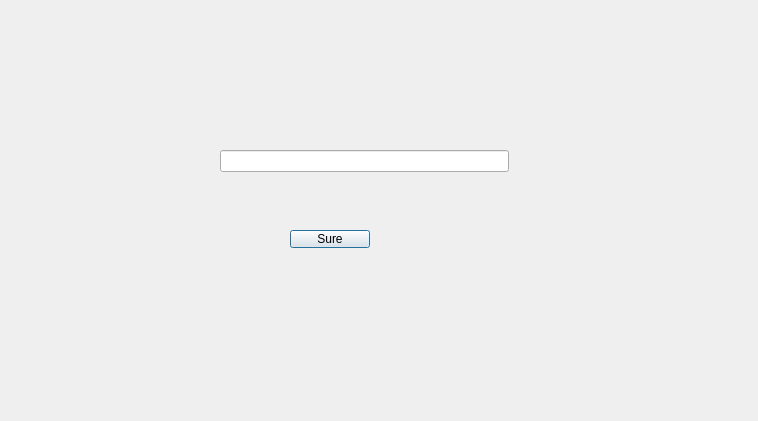
<?xml version="1.0" encoding="UTF-8"?>
<ui version="4.0">
 <class>recharge</class>
 <widget class="QDialog" name="recharge">
  <property name="geometry">
   <rect>
    <x>0</x>
    <y>0</y>
    <width>758</width>
    <height>421</height>
   </rect>
  </property>
  <property name="windowTitle">
   <string>Dialog</string>
  </property>
  <widget class="QPushButton" name="sureButtom">
   <property name="geometry">
    <rect>
     <x>290</x>
     <y>230</y>
     <width>80</width>
     <height>18</height>
    </rect>
   </property>
   <property name="text">
    <string>Sure</string>
   </property>
  </widget>
  <widget class="QLineEdit" name="rechargeEdit">
   <property name="geometry">
    <rect>
     <x>220</x>
     <y>150</y>
     <width>289</width>
     <height>22</height>
    </rect>
   </property>
   <property name="echoMode">
    <enum>QLineEdit::Password</enum>
   </property>
  </widget>
 </widget>
 <resources/>
 <connections/>
</ui>
